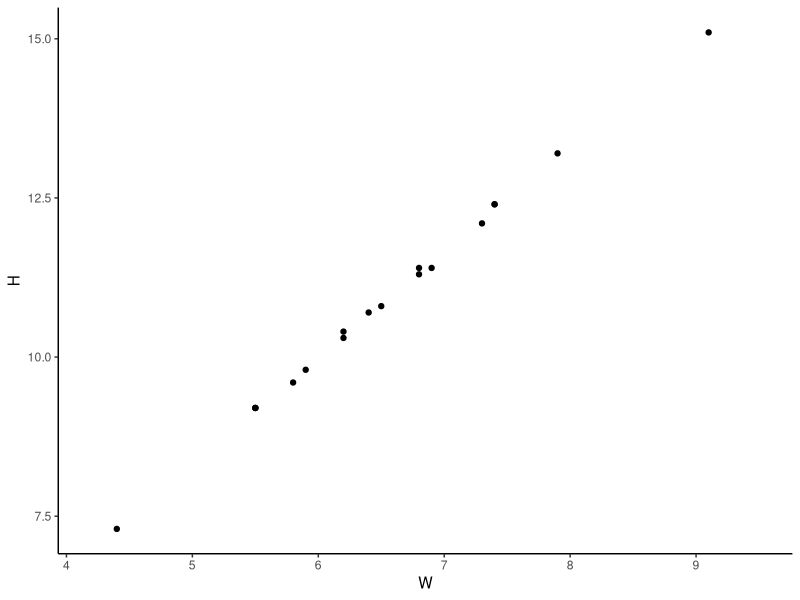
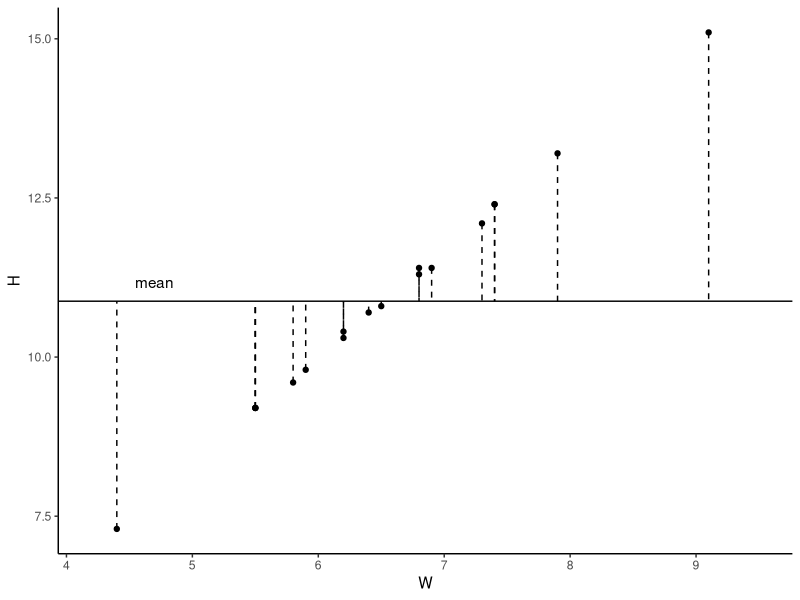
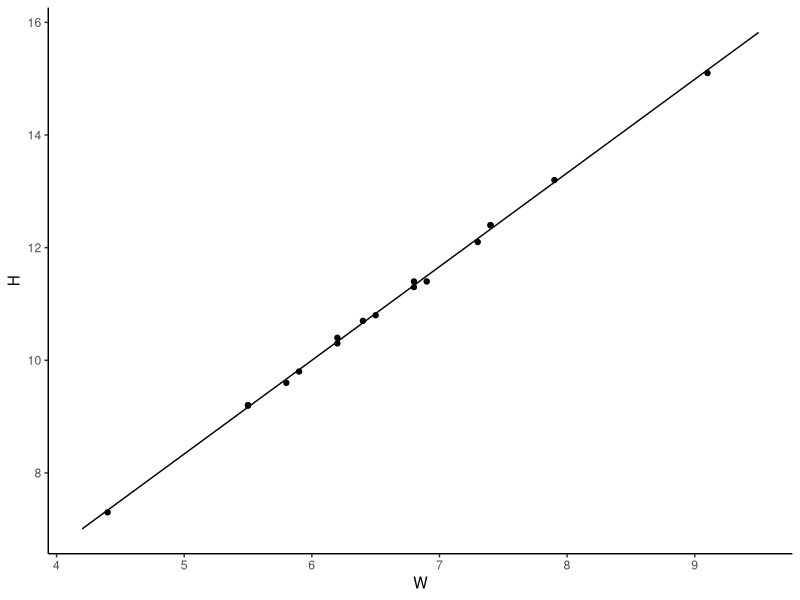
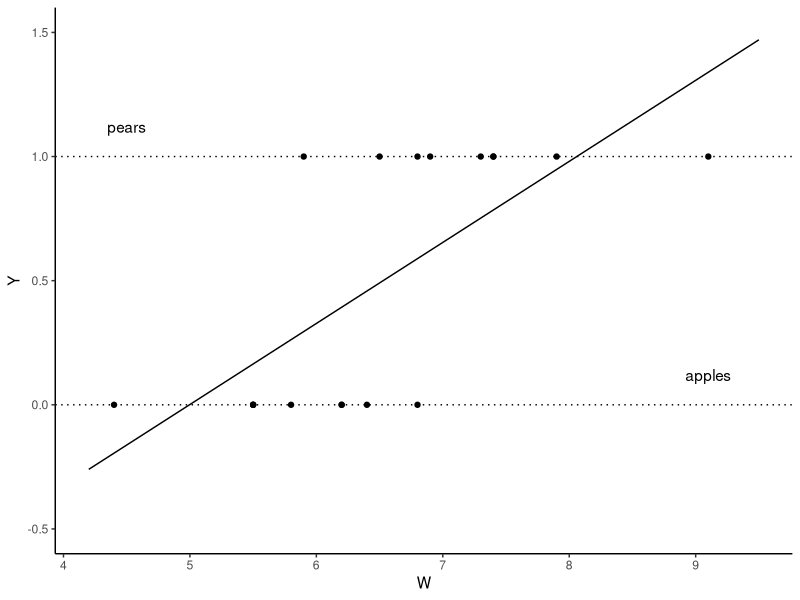
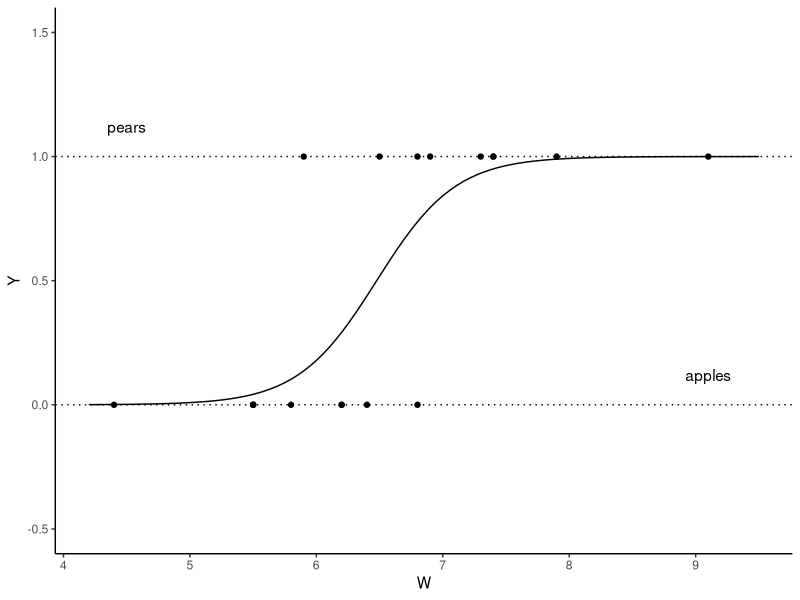
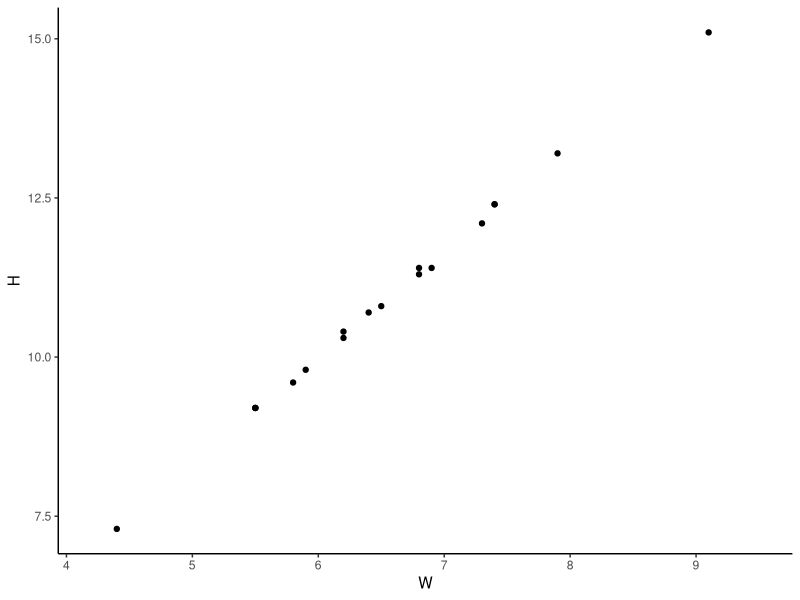
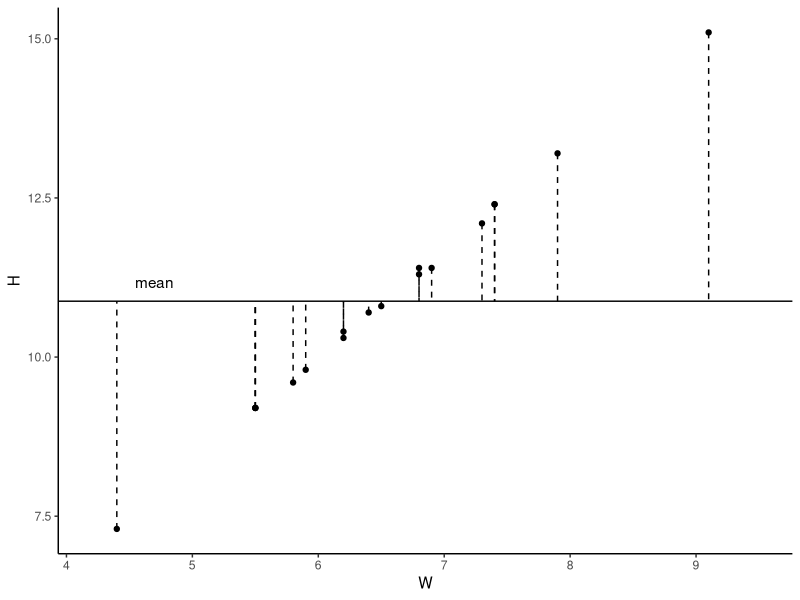
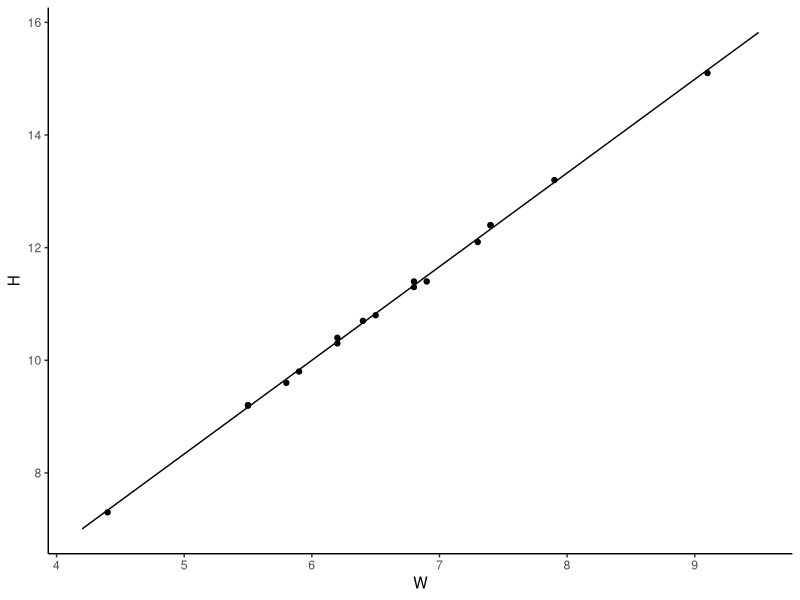

Here is the R script that generated these plots, in order:
## ---- chunk 1
knitr::opts_chunk$set(echo = TRUE)
## ---- chunk 2
library(gridExtra)
library(knitr)
library(tidyverse)
## ---- chunk 3
# Convert array of numbers to dataframe with single column.
numbers2df <- function(X) {
  X <- as.numeric(X) # I don't know why, but plotting libraries need this.
  X <- tibble(X = X) # # ggplot needs a dataframe.
  return(X)
}

# Transparant theme for ggplot which looks better on website.
transparent_theme <- theme(
    panel.background = element_rect(fill = "transparent"), # bg of the panel
    plot.background = element_rect(fill = "transparent", color = NA), # bg of the plot
    panel.grid.major = element_blank(), # get rid of major grid
    panel.grid.minor = element_blank(), # get rid of minor grid
    legend.background = element_rect(fill = "transparent"), # get rid of legend bg
    legend.box.background = element_rect(fill = "transparent"), # get rid of legend panel bg
    legend.key = element_rect(fill = "transparent", colour = NA), # get rid of key legend fill, and of the surrounding
    axis.line = element_line(colour = "black") # adding a black line for x and y axis
)

r.1 <- function(x) format(round(x, 1), nsmall = 1) 
image.path <- function(filename) sprintf("../images/regression/%s.svg", filename)

lm.eval <- function(model, x) {
  p_0 <- as.numeric(model$coefficients[1])
  p_1 <- as.numeric(model$coefficients[2])
  return(p_0 + x*p_1)
}
## ---- chunk 4
# The local site often crashes when saving images, so this flag can disable saving of images.
SAVE_IM <- T

if (SAVE_IM) {
  # Remove all images to avoid unused images to be kept.
  unlink(image.path("*"))
}
## ---- chunk 5
set.seed(2020-03-05)
n <- 18
I <- 1:n
Y <- I %>% map(function(x) ifelse(x %% 2 != 0, "apple", "pear"))
H <- Y %>% map(function(x) ifelse(x == "apple", rnorm(1, mean=10, sd=1), rnorm(1, mean=12, sd=1)))
W <- H %>% map(function(x) 0.6 * x)

Y <- as.character(Y)
H <- as.numeric(H %>% map(r.1))
W <- as.numeric(W %>% map(r.1))

df <- tibble(I, H, W, Y)
df
## ---- chunk 6
# To make sure that all plots have the same width
xbegin <- min(W) - 0.2
xend <- max(W) + 0.4

p <- ggplot(df, aes(W, H)) + 
  geom_point() + 
  scale_x_continuous(limits=c(xbegin,xend)) + 
  transparent_theme
if (SAVE_IM)
  ggsave(file=image.path("w-h"), plot=p, width=8, height=4, bg="transparent")
p
## ---- chunk 7
plot.lsq <- function() {
  m <- mean(H)
  sum.sq <- r.1(sum((H - m)^2))
  print(sprintf("sum.sq: %s", sum.sq))
  p <- ggplot(df, aes(W, H)) + 
    geom_point() + 
    geom_hline(yintercept=m) +
    scale_x_continuous(limits=c(xbegin,xend)) + 
    annotate("text", x=min(W) + 0.3, y=m + 0.3, label="mean") + 
    annotate("segment", x=W, xend=W, y=H, yend=m, linetype="dashed") +
    # annotate("text", x=max(W) - 0.3, y=m - ((m - min(W))/3), label=bquote(paste(Sigma["i=1"]^n~e[i]^2, " = ", .(sum.sq)))) + 
    transparent_theme
  if (SAVE_IM) 
    ggsave(file=image.path("w-h-mean"), plot=p, width=8, height=4, bg="transparent")
  return(p)
}

plot.lsq()
## ---- chunk 8
model = lm(H ~ W)
model
## ---- chunk 9
p <- ggplot(df, aes(W, H)) +
  geom_point() +
  annotate("segment", x=xbegin, xend=xend, y=lm.eval(model, xbegin), yend=lm.eval(model, xend)) +
  transparent_theme
if (SAVE_IM)
  ggsave(file=image.path("w-h-fit"), plot=p, width=8, height=4, bg="transparent")
p
## ---- chunk 10
sum.sq <- function(A, B) sum((A - B)^2)
H.fit <- W %>% (function(x) lm.eval(model, x))
sum.sq(H, H.fit)

cor(x=H, y=H.fit, method="pearson")
## ---- chunk 11
Y.digit <- as.numeric(I %>% map(function(x) ifelse(x %% 2 != 0, 0, 1)))
model <- lm(Y.digit ~ W) 
p <- ggplot(df, aes(W, Y.digit)) + 
  geom_point() + 
  ylab("Y") +
  scale_y_continuous(limits=c(-0.5,1.5)) +
  geom_hline(yintercept=0, linetype="dotted") + 
  annotate("text", x=max(W), y=0.12, label="apples") +
  geom_hline(yintercept=1, linetype="dotted") + 
  annotate("text", x=4.5, y=1.12, label="pears") +
  scale_x_continuous(limits=c(xbegin,xend)) + 
  annotate("segment", x=xbegin, xend=xend, y=lm.eval(model, xbegin), yend=lm.eval(model, xend)) +
  transparent_theme
if (SAVE_IM)
  ggsave(file=image.path("w-y-fit"), plot=p, width=8, height=4, bg="transparent")
p
## ---- chunk 12
Y.fit <- W %>% (function(x) lm.eval(model, x))
sum.sq(Y.digit, Y.fit)
cor(x=Y.digit, y=Y.fit, method="pearson")
## ---- chunk 13
accuracy <- function(X, Y) {
  stopifnot(length(X) == length(Y))
  n <- length(X)
  correct <- sum(1:n %>% (function(i) X[i] == Y[i]))
  result <- correct / n
  return(result)
}
stopifnot(accuracy(c(0), c(1)) == 0)
stopifnot(accuracy(c(0,1), c(0,0)) == 0.5)
stopifnot(accuracy(c(0,1), c(0,1)) == 1)

dichotomize <- function(X) as.numeric(X %>% map(function(x) ifelse(x <= 0.5, 0, 1)))
Y.dichotomous <- dichotomize(Y.fit)
accuracy(Y.digit, Y.dichotomous)
## ---- chunk 14
df <- data.frame(Y = Y.digit, W=W)
model <- glm(Y ~ W, family=binomial(link="logit"), data=df)
partial.predict <- function(x) predict.glm(model, newdata=data.frame(W=x), type="response")

p <- ggplot(df, aes(W, Y.digit)) + 
  geom_point() + 
  ylab("Y") +
  stat_function(fun=partial.predict) +
  scale_y_continuous(limits=c(-0.5,1.5)) +
  geom_hline(yintercept=0, linetype="dotted") + 
  annotate("text", x=max(W), y=0.12, label="apples") +
  geom_hline(yintercept=1, linetype="dotted") + 
  annotate("text", x=4.5, y=1.12, label="pears") +
  scale_x_continuous(limits=c(xbegin,xend)) + 
  transparent_theme
if (SAVE_IM)
  ggsave(file=image.path("w-y-logit-fit"), plot=p, width=8, height=4, bg="transparent")
p
## ---- chunk 15
Y.fit <- W %>% partial.predict
sum.sq(Y.digit, Y.fit)
Y.dichotomous <- dichotomize(Y.fit)
accuracy(Y.digit, Y.dichotomous)
## ---- chunk 16
sessionInfo()
